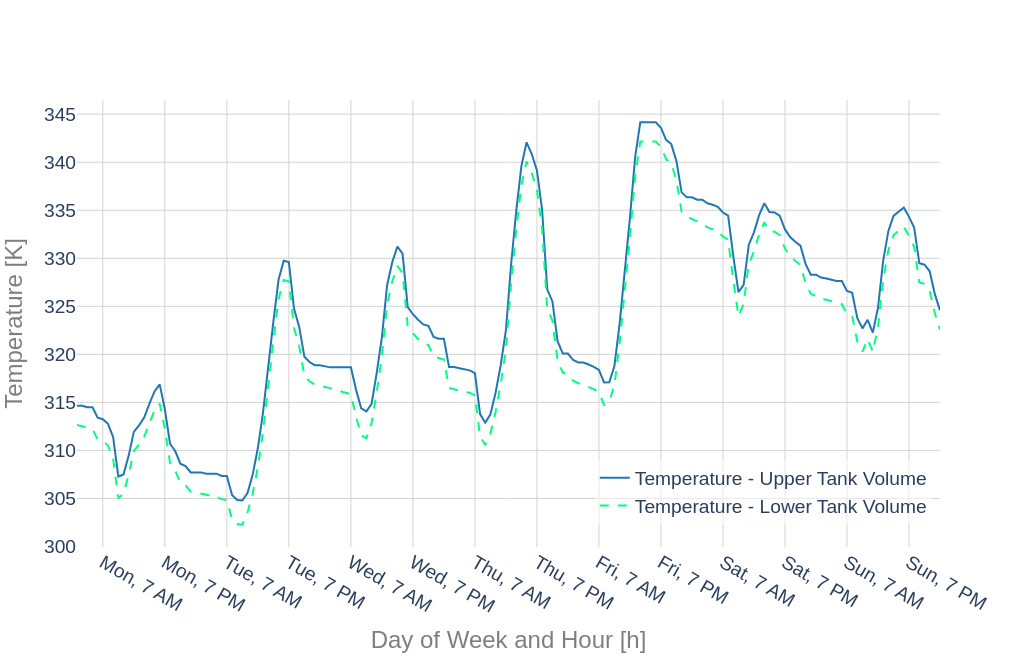

Notebook source saved alongside this figure:
### Code cell
fig = Plot(data_headers = [r['t_tank_up'], r['t_tank_low']], \
                 outpath = path, save_image = True, title = '', #'Individual SWH New' + ', Climate Zone ' + str(int(cold_cz)), label_v = 'Temperature [K]',\
                 label_h = 'Day of Week and Hour [h]', label_v = 'Temperature [K]', legend = True, duration_curve = False, margin_l = m_l, margin_b = m_b,\
                 notebook_mode = True, width = w, height = h, fontsize = f, legend_x = 0.6, legend_y = 0.05).\
            series(ts_res_com_new_cold.loc[first_hour + 1: last_hour,\
                ['day_of_week', r['t_tank_up'], r['t_tank_low']]],  index_in_a_column = 'day_of_week', xtickvals = ts_res_com_new_cold['day_of_week'].unique()[6::12], \
                 outfile = 'ts_temps_res_com_new_cold.pdf', modes = ['lines', 'lines'], dashes = ['solid','dash'], width=[2,2], \
                   colors = ['rgb(31, 119, 180)', 'rgb(0,255,127)'])

### Figure 1 — Plotly figure (JSON) as saved in the notebook; plotly's stock layout.template omitted (floating-point values rounded to 4 significant figures; data arrays with more than 128 entries replaced by an {"elided": "..."} marker saying what was removed)
{"data": [{"line": {"color": "rgb(31, 119, 180)", "dash": "solid", "width": 2}, "mode": "lines", "name": "Temperature - Upper Tank Volume", "type": "scatter", "x": {"elided": "168 str values"}, "y": {"elided": "168 float values"}}, {"line": {"color": "rgb(0,255,127)", "dash": "dash", "width": 2}, "mode": "lines", "name": "Temperature - Lower Tank Volume", "type": "scatter", "x": {"elided": "168 str values"}, "y": {"elided": "168 float values"}}], "layout": {"font": {"family": "arial", "size": 24}, "height": 660, "legend": {"bgcolor": "rgba(255, 255, 255, 0.5)", "font": {"family": "arial", "size": 19.2}, "x": 0.6, "y": 0.05}, "margin": {"b": 60, "l": 60}, "plot_bgcolor": "white", "showlegend": true, "title": {"font": {"family": "arial", "size": 24}, "text": ""}, "width": 1020, "xaxis": {"autorange": true, "gridcolor": "lightgrey", "range": [0, 167], "tickfont": {"size": 19.2}, "tickvals": ["Mon, 7 AM", "Mon, 7 PM", "Tue, 7 AM", "Tue, 7 PM", "Wed, 7 AM", "Wed, 7 PM", "Thu, 7 AM", "Thu, 7 PM", "Fri, 7 AM", "Fri, 7 PM", "Sat, 7 AM", "Sat, 7 PM", "Sun, 7 AM", "Sun, 7 PM"], "title": {"font": {"color": "#7f7f7f", "size": 24}, "text": "Day of Week and Hour [h]"}, "type": "category"}, "yaxis": {"autorange": true, "gridcolor": "lightgrey", "range": [299.9, 346.5], "tickfont": {"size": 19.2}, "title": {"font": {"color": "#7f7f7f", "size": 24}, "text": "Temperature [K]"}, "type": "linear"}}}
